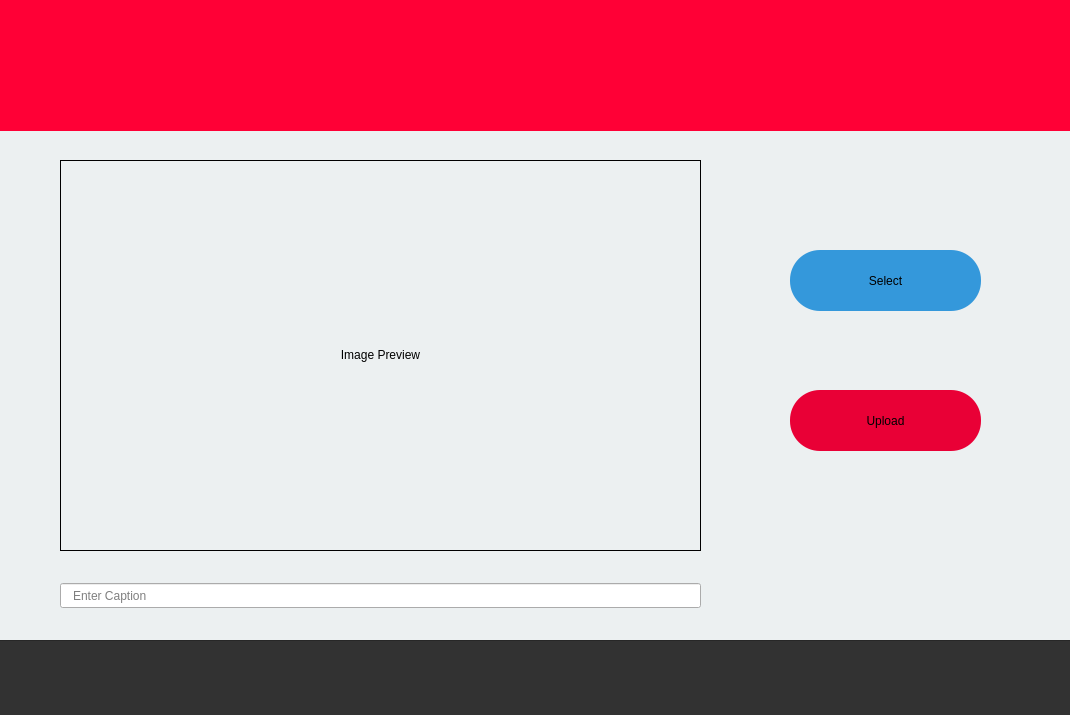
<?xml version="1.0" encoding="UTF-8"?>
<ui version="4.0">
 <class>Uploadpage</class>
 <widget class="QDialog" name="Uploadpage">
  <property name="geometry">
   <rect>
    <x>0</x>
    <y>0</y>
    <width>1070</width>
    <height>715</height>
   </rect>
  </property>
  <property name="windowTitle">
   <string>Upload</string>
  </property>
  <property name="styleSheet">
   <string notr="true">QDialog{
	background-color: rgb(236, 240, 241);
}
QPushButton::hover{
color:white;
}</string>
  </property>
  <widget class="QLabel" name="label">
   <property name="geometry">
    <rect>
     <x>-10</x>
     <y>0</y>
     <width>2001</width>
     <height>131</height>
    </rect>
   </property>
   <property name="styleSheet">
    <string notr="true">QLabel{
background-color:rgb(255,0,54);
}</string>
   </property>
   <property name="text">
    <string/>
   </property>
  </widget>
  <widget class="QLabel" name="label_2">
   <property name="geometry">
    <rect>
     <x>0</x>
     <y>0</y>
     <width>151</width>
     <height>131</height>
    </rect>
   </property>
   <property name="styleSheet">
    <string notr="true">QLabel{border-image: url(:/Final_Logo.png);
}</string>
   </property>
   <property name="text">
    <string/>
   </property>
  </widget>
  <widget class="QFrame" name="frame">
   <property name="geometry">
    <rect>
     <x>-10</x>
     <y>640</y>
     <width>2001</width>
     <height>81</height>
    </rect>
   </property>
   <property name="styleSheet">
    <string notr="true">QFrame{
background-color: rgb(50,50,50);
}</string>
   </property>
   <property name="frameShape">
    <enum>QFrame::StyledPanel</enum>
   </property>
   <property name="frameShadow">
    <enum>QFrame::Raised</enum>
   </property>
   <widget class="QPushButton" name="home">
    <property name="geometry">
     <rect>
      <x>210</x>
      <y>10</y>
      <width>61</width>
      <height>61</height>
     </rect>
    </property>
    <property name="styleSheet">
     <string notr="true">QPushButton{
	border-image: url(:/home.png);
border-radius:10px;
min-height:20px;
min-width:20px;
}</string>
    </property>
    <property name="text">
     <string/>
    </property>
   </widget>
   <widget class="QPushButton" name="search">
    <property name="geometry">
     <rect>
      <x>360</x>
      <y>16</y>
      <width>41</width>
      <height>51</height>
     </rect>
    </property>
    <property name="styleSheet">
     <string notr="true">QPushButton{
	border-image: url(:/search.png);
border-radius:10px;
min-height:20px;
min-width:20px;
}</string>
    </property>
    <property name="text">
     <string/>
    </property>
   </widget>
   <widget class="QPushButton" name="cloud">
    <property name="geometry">
     <rect>
      <x>500</x>
      <y>10</y>
      <width>61</width>
      <height>61</height>
     </rect>
    </property>
    <property name="styleSheet">
     <string notr="true">QPushButton{
border-radius:10px;
	border-image: url(:/cloud-computing.png);
min-height:20px;
min-width:20px;
}</string>
    </property>
    <property name="text">
     <string/>
    </property>
   </widget>
   <widget class="QPushButton" name="notification">
    <property name="geometry">
     <rect>
      <x>660</x>
      <y>16</y>
      <width>51</width>
      <height>51</height>
     </rect>
    </property>
    <property name="styleSheet">
     <string notr="true">QPushButton{
	border-image: url(:/notification.png);
border-radius:10px;
min-height:20px;
min-width:20px;
}</string>
    </property>
    <property name="text">
     <string/>
    </property>
   </widget>
   <widget class="QPushButton" name="user">
    <property name="geometry">
     <rect>
      <x>790</x>
      <y>14</y>
      <width>61</width>
      <height>51</height>
     </rect>
    </property>
    <property name="styleSheet">
     <string notr="true">QPushButton{
	border-image: url(:/man-user.png);
border-radius:10px;
min-height:20px;
min-width:20px;
}</string>
    </property>
    <property name="text">
     <string/>
    </property>
   </widget>
  </widget>
  <widget class="QLabel" name="display_image">
   <property name="geometry">
    <rect>
     <x>60</x>
     <y>160</y>
     <width>641</width>
     <height>391</height>
    </rect>
   </property>
   <property name="styleSheet">
    <string notr="true">QLabel{
	border:1px solid black;
}</string>
   </property>
   <property name="text">
    <string>&lt;html&gt;&lt;head/&gt;&lt;body&gt;&lt;p align=&quot;center&quot;&gt;Image Preview&lt;/p&gt;&lt;/body&gt;&lt;/html&gt;</string>
   </property>
   <property name="scaledContents">
    <bool>true</bool>
   </property>
   <property name="alignment">
    <set>Qt::AlignCenter</set>
   </property>
  </widget>
  <widget class="QLineEdit" name="lineEdit">
   <property name="geometry">
    <rect>
     <x>60</x>
     <y>583</y>
     <width>641</width>
     <height>25</height>
    </rect>
   </property>
   <property name="styleSheet">
    <string notr="true">QLineEdit
{
	padding-left:10px;
	
}</string>
   </property>
   <property name="text">
    <string/>
   </property>
   <property name="placeholderText">
    <string>Enter Caption </string>
   </property>
  </widget>
  <widget class="QPushButton" name="select_image">
   <property name="geometry">
    <rect>
     <x>790</x>
     <y>250</y>
     <width>191</width>
     <height>61</height>
    </rect>
   </property>
   <property name="styleSheet">
    <string notr="true">QPushButton{
border-radius:30px;
background-color:rgb(52, 152, 219);
	font: 18pt &quot;Ubuntu&quot;;
}</string>
   </property>
   <property name="text">
    <string>Select</string>
   </property>
  </widget>
  <widget class="QPushButton" name="picture_upload">
   <property name="geometry">
    <rect>
     <x>790</x>
     <y>390</y>
     <width>191</width>
     <height>61</height>
    </rect>
   </property>
   <property name="styleSheet">
    <string notr="true">QPushButton{
border-radius:30px;
background-color:rgb(233,0,54);
	font: 18pt &quot;Ubuntu&quot;;
}</string>
   </property>
   <property name="text">
    <string>Upload</string>
   </property>
  </widget>
 </widget>
 <layoutdefault spacing="6" margin="11"/>
 <resources/>
 <connections/>
</ui>
